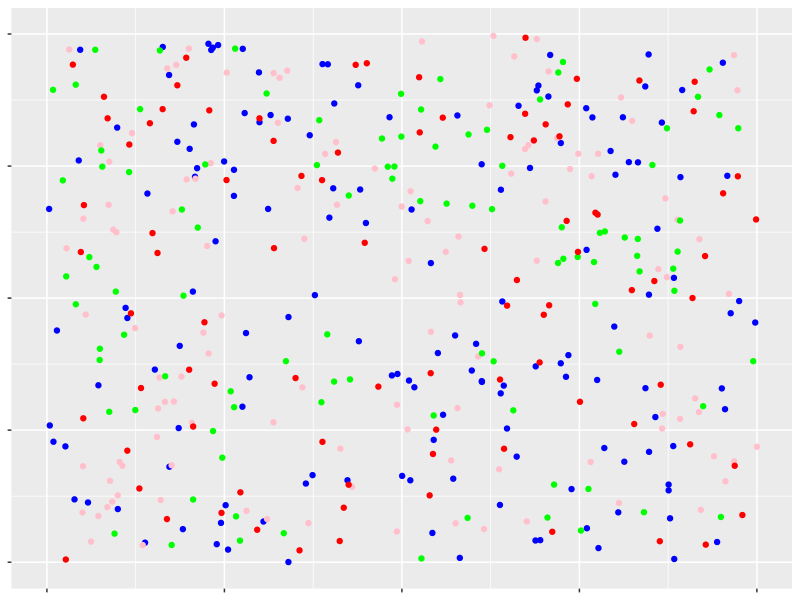
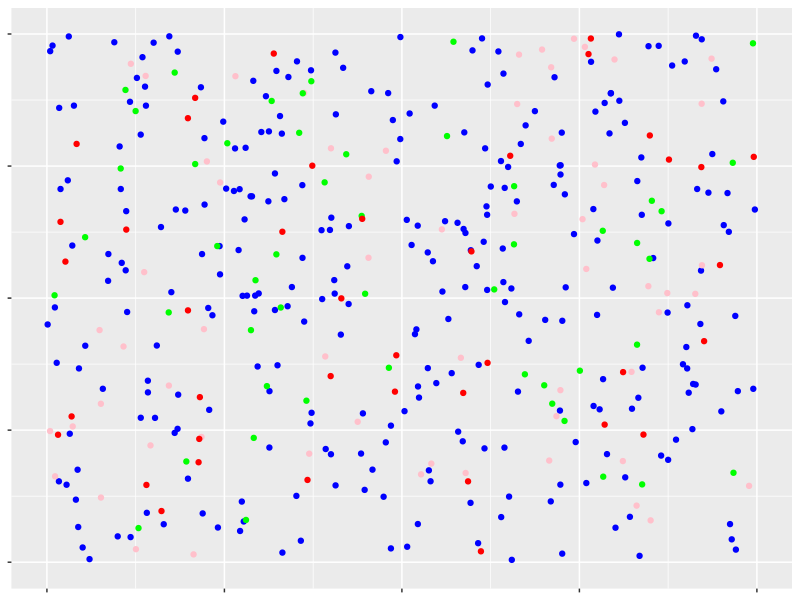
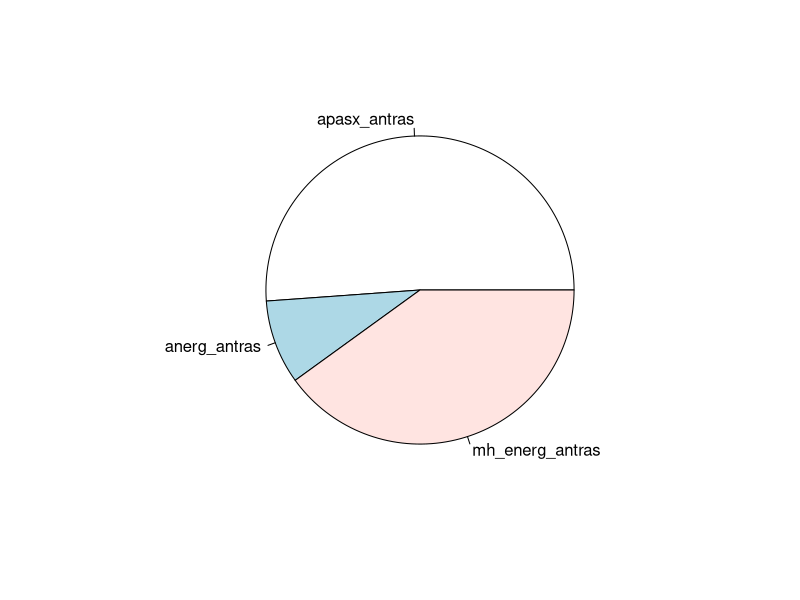
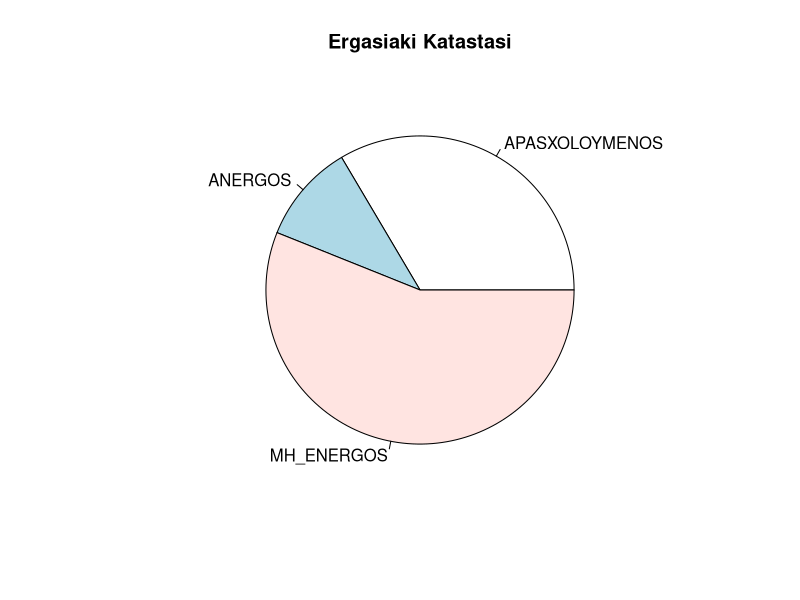
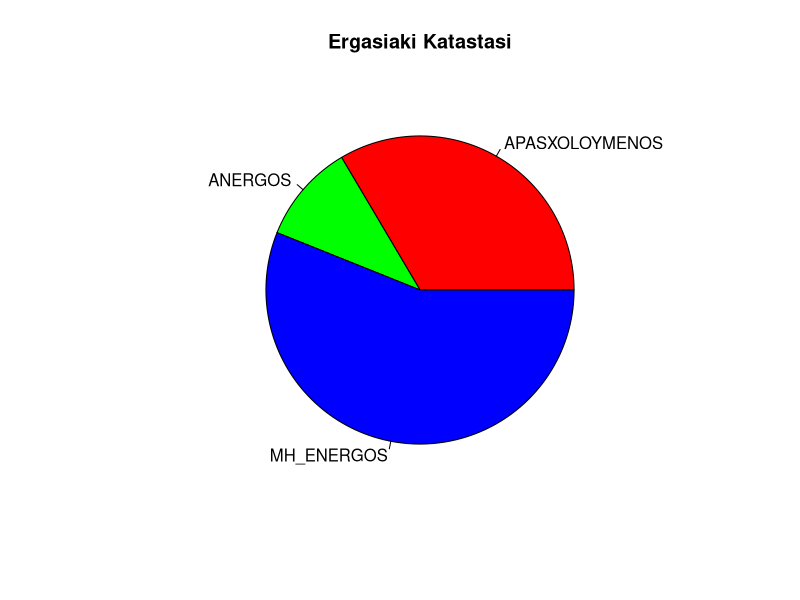
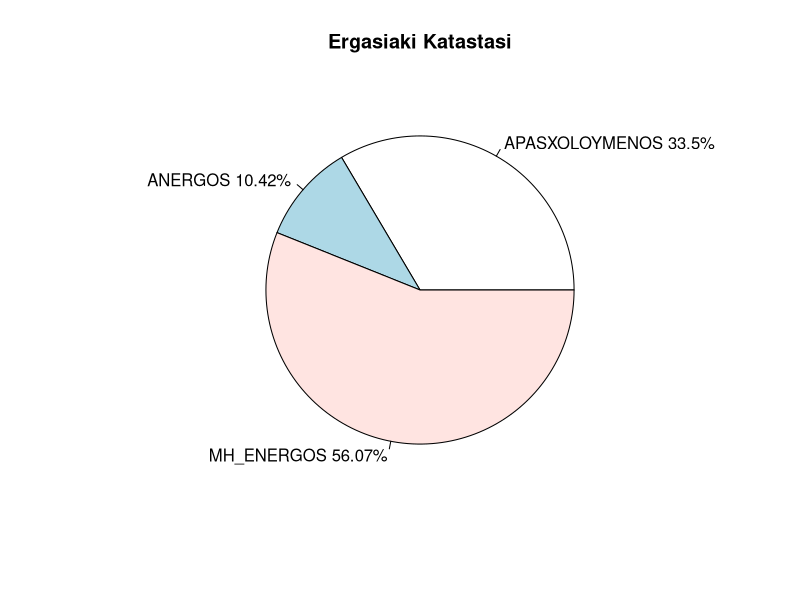
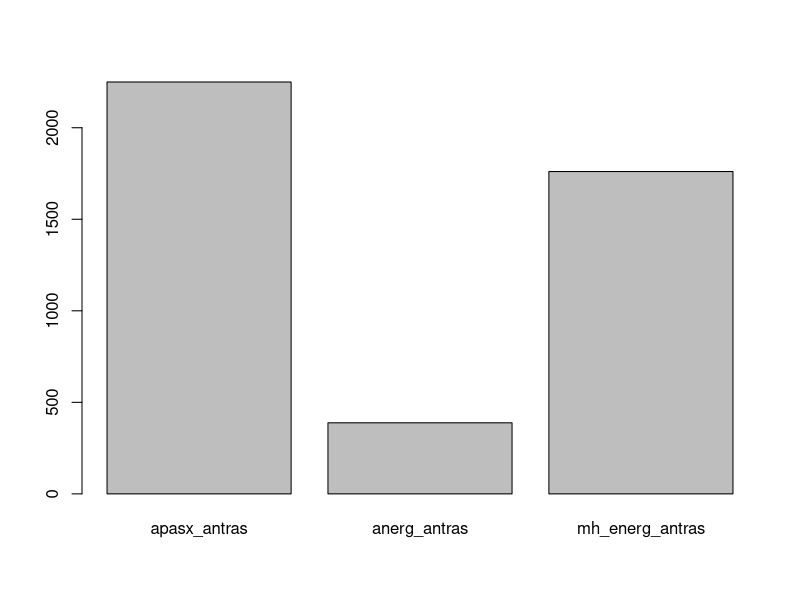
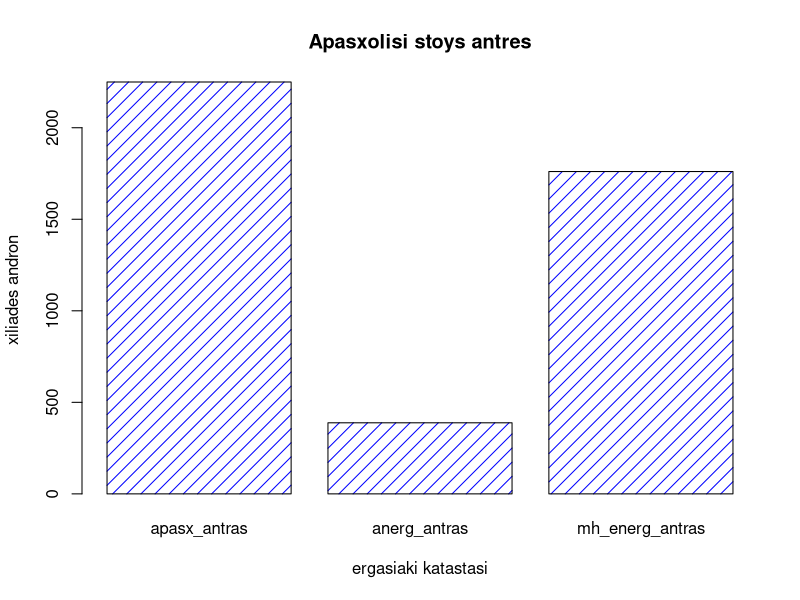

Recreate these plots in R, in order.
## ---- chunk 1
knitr::opts_chunk$set(echo = TRUE)
library(kableExtra)
## ---- chunk 2
rm(list = ls())
## ---- chunk 3
if(!require(readxl)){
    install.packages("readxl")
    library(readxl)
}
bathmoi <- readxl::read_excel("bathmoi.xlsx")
knitr::kable(bathmoi) %>%
  kable_styling("striped", full_width = F) %>%
  scroll_box(width = "100%", height = "200px")
## ---- chunk 4
bathmoi_synolo <- c(bathmoi$BATHMOS...2,
                    bathmoi$BATHMOS...4,
                    bathmoi$BATHMOS...6,
                    bathmoi$BATHMOS...8,
                    bathmoi$BATHMOS...10,
                    bathmoi$BATHMOS...12)
## ---- chunk 5
length(bathmoi_synolo)
## ---- chunk 6
bathmoi_synolo <- na.omit(bathmoi_synolo)
## ---- chunk 7
length(bathmoi_synolo)
## ---- chunk 8
ApolSyxnBathm <- table(bathmoi_synolo)
ApolSyxnBathm
## ---- chunk 9
SxetSyxnBathm <- prop.table(ApolSyxnBathm)
SxetSyxnBathm
## ---- chunk 10
arista <- table(bathmoi_synolo>=8.5)
arista
## ---- chunk 11
LianKalos <- table(bathmoi_synolo>=6.5 & bathmoi_synolo<8.5)
LianKalos
## ---- chunk 12
ASBdataframe <- as.data.frame.table(ApolSyxnBathm)
## ---- chunk 13
knitr::kable(ASBdataframe) %>%
  kable_styling("striped", full_width = F) %>%
  scroll_box(width = "max-content", height = "200px")
## ---- chunk 14
athrisma <- sum(ASBdataframe$Freq)
## ---- chunk 15
ASBdataframe$SxetSyxn <- (ASBdataframe$Freq)/athrisma
## ---- chunk 16
knitr::kable(ASBdataframe) %>%
  kable_styling("striped", full_width = F) %>%
  scroll_box(width = "max-content", height = "200px")
## ---- chunk 17
rm(list = ls())
## ---- chunk 18
if(!require(ggplot2)){
    install.packages("ggplot2")
    library(ggplot2)
}
num_blue <- 150
num_pink <- 120
num_green <- 100
num_red <- 90

# Δημιουργία τυχαίων θέσεων για κάθε χρώμα
blue_points <- data.frame(x = runif(num_blue), y = runif(num_blue))
pink_points <- data.frame(x = runif(num_pink), y = runif(num_pink))
green_points <- data.frame(x = runif(num_green), y = runif(num_green))
red_points <- data.frame(x = runif(num_red), y = runif(num_red))

# Δημιουργία του γραφήματος
plot1 <- ggplot() +
  geom_point(data = blue_points, aes(x, y), color = "blue") +
  geom_point(data = pink_points, aes(x, y), color = "pink") +
  geom_point(data = green_points, aes(x, y), color = "green") +
  geom_point(data = red_points, aes(x, y), color = "red") +
  xlim(0, 1) + ylim(0, 1) +  # Ορισμός των ορίων της ορθογώνιας περιοχής
  theme(axis.text.x = element_blank(), axis.text.y = element_blank(),  # Αφαίρεση των αριθμών των άξονων
        axis.title.x = element_blank(), axis.title.y = element_blank())  # Αφαίρεση των ενδείξεων x και y

plot1
## ---- chunk 19
if(!require(ggplot2)){
    install.packages("ggplot2")
    library(ggplot2)
}
num_blue <- 290
num_pink <- 60
num_green <- 50
num_red <- 40

# Δημιουργία τυχαίων θέσεων για κάθε χρώμα
blue_points <- data.frame(x = runif(num_blue), y = runif(num_blue))
pink_points <- data.frame(x = runif(num_pink), y = runif(num_pink))
green_points <- data.frame(x = runif(num_green), y = runif(num_green))
red_points <- data.frame(x = runif(num_red), y = runif(num_red))

# Δημιουργία του γραφήματος
plot1 <- ggplot() +
  geom_point(data = blue_points, aes(x, y), color = "blue") +
  geom_point(data = pink_points, aes(x, y), color = "pink") +
  geom_point(data = green_points, aes(x, y), color = "green") +
  geom_point(data = red_points, aes(x, y), color = "red") +
  xlim(0, 1) + ylim(0, 1) +  # Ορισμός των ορίων της ορθογώνιας περιοχής
  theme(axis.text.x = element_blank(), axis.text.y = element_blank(),  # Αφαίρεση των αριθμών των άξονων
        axis.title.x = element_blank(), axis.title.y = element_blank())  # Αφαίρεση των ενδείξεων x και y

plot1
## ---- chunk 20
if(!require(readxl)){
    install.packages("readxl")
    library(readxl)
}
ekloges9600 <- readxl::read_excel("ekloges9600.xlsx")
knitr::kable(ekloges9600) %>%
  kable_styling("striped", full_width = F) %>%
  scroll_box(width = "max-content", height = "200px")
## ---- chunk 21
shannon_diversity <- function(my_freq) {
  s <- sum(my_freq)
  temp <- my_freq/s
  sh <- -sum(temp*log2(temp))
  sh
}
## ---- chunk 22
etos1996 <- ekloges9600$etos == 1996
psifoi1996 <- ekloges9600[etos1996,"psifoi"]
etos2000 <- ekloges9600$etos == 2000
psifoi2000 <- ekloges9600[etos2000,"psifoi"]
## ---- chunk 23
shannon_diversity(psifoi1996)
shannon_diversity(psifoi2000)
## ---- chunk 24
shannon_diversity_max <- function(my_freq) {
  sh <- log2(length(my_freq))
  sh
}
## ---- chunk 25
shannon_diversity_max(psifoi1996)
shannon_diversity_max(psifoi2000)
## ---- chunk 26
psifoi1996L <- unlist(psifoi1996)
psifoi2000L <- unlist(psifoi2000)
## ---- chunk 27
shannon_diversity_max(psifoi1996L)
shannon_diversity_max(psifoi2000L)
## ---- chunk 28
length(psifoi1996L)
length(psifoi2000L)
## ---- chunk 29
shannon_equitability <- function(my_freq) {
  s <- sum(my_freq)
  temp <- my_freq/s
  shd <- -sum(temp*log2(temp))
  shm <- log2(length(my_freq))
  sh <- shd/shm
  sh
}
## ---- chunk 30
shannon_equitability(psifoi1996L)
shannon_equitability(psifoi2000L)
## ---- chunk 31
rm(list = ls())
## ---- chunk 32
posa <- c(2249.7, 388.3, 1760.6)
etiketes <- c("apasx_antras", "anerg_antras", "mh_energ_antras")
## ---- chunk 33
pie(posa, labels = etiketes)
## ---- chunk 34
filo <- c("gynaika", "andras")
apasx <- c(1584, 2249.7)
anerg <- c(492.8, 388.3)
mh_energ <- c(2650.9, 1760.6)
## ---- chunk 35
Apasxolisi <- data.frame(FYLO=filo, APASXOLOYMENOS=apasx, ANERGOS=anerg, MH_ENERGOS=mh_energ)
Apasxolisi
## ---- chunk 36
Apasxolisimetr <- Apasxolisi[1 , c(2:4)]
## ---- chunk 37
apasxG <-   unlist(Apasxolisimetr)
## ---- chunk 38
	katastasi <- colnames(Apasxolisimetr)
## ---- chunk 39
pie(apasxG, labels = katastasi, main = "Ergasiaki Katastasi")
## ---- chunk 40
pie(apasxG, labels = katastasi, main = "Ergasiaki Katastasi", col = rainbow(3))
## ---- chunk 41
apasxGp <- round(apasxG/sum(apasxG)*100, digits = 2)
## ---- chunk 42
katast_pososta <- paste(katastasi, apasxGp, sep = " ")
katast_pososta <- paste(katast_pososta, "%", sep = "")
## ---- chunk 43
pie(apasxG,labels = katast_pososta,main = "Ergasiaki Katastasi")
## ---- chunk 44
rm(list = ls())
posa <- c(2249.7, 388.3, 1760.6)
etiketes <- c("apasx_antras", "anerg_antras", "mh_energ_antras")
## ---- chunk 45
barplot(posa, names.arg = etiketes)
## ---- chunk 46
barplot(posa,
        names.arg = etiketes,
        main = "Apasxolisi stoys antres",
        xlab = "ergasiaki katastasi",
        ylab = "xiliades andron",
        col = "blue",
        density = 10)
## ---- chunk 47
barplot(posa,
        names.arg = etiketes,
        main = "Apasxolisi stoys antres",
        xlab = "xiliades andron",
        ylab = "ergasiaki katastasi",
        col = "blue",
        horiz = TRUE)
## ---- chunk 48
if(!require(ggplot2)){
    install.packages("ggplot2")
    library(ggplot2)
}
## ---- chunk 49
filo <- c("gynaika", "andras")
apasx <- c(1584, 2249.7)
anerg <- c(492.8, 388.3)
mh_energ <- c(2650.9, 1760.6)
Apasxolisi <- data.frame(FYLO=filo, APASXOLOYMENOS=apasx, ANERGOS=anerg, MH_ENERGOS=mh_energ)
## ---- chunk 50
AnergFylo <- ggplot(data=Apasxolisi, aes(x=FYLO, y=ANERGOS))
AnergFylo + geom_bar(stat="identity")
## ---- chunk 51
Apasxolisi
## ---- chunk 52
katastasi <- colnames(Apasxolisi)
katastasi <- katastasi[-1]
apasxG <- as.numeric(as.vector(Apasxolisi[1,c(2:4)]))
apasxA <- as.numeric(as.vector(Apasxolisi[2,c(2:4)]))
## ---- chunk 53
ApasxAntistr <- data.frame(KATASTASH=katastasi, GYNAIKES=apasxG, ANTRES=apasxA)
ApasxAntistr
## ---- chunk 54
GynApasx <- ggplot(data=ApasxAntistr, aes(x=KATASTASH, y=GYNAIKES))
GynApasx + geom_bar(stat="identity")
## ---- chunk 55
GynApasx + geom_bar(stat="identity") + coord_flip()
## ---- chunk 56
GynApasx + geom_bar(stat="identity", color="blue", fill="red")
## ---- chunk 57
GynApasxMultyCol1 <- ggplot(data=ApasxAntistr, aes(x=KATASTASH, y=GYNAIKES, color=KATASTASH))
GynApasxMultyCol1 + geom_bar(stat="identity", fill="white")
## ---- chunk 58
GynApasxMultyCol2 <- ggplot(data=ApasxAntistr, aes(x=KATASTASH, y=GYNAIKES, fill=KATASTASH))
GynApasxMultyCol2 + geom_bar(stat="identity")
## ---- chunk 59
GynApasx + geom_bar(stat="identity") + geom_text(aes(label=GYNAIKES), vjust=1.6, color="white", size=3.5)
## ---- chunk 60
if(!require(reshape)){
    install.packages("reshape")
    library(reshape)
}
if(!require(reshape2)){
    install.packages("reshape2")
    library(reshape2)
}
ApasxMakri <- melt(data = Apasxolisi, 
                       id.vars = c("FYLO"),
                       measure.vars = c("APASXOLOYMENOS","ANERGOS","MH_ENERGOS"),
                       variable.name = "KATASTASI",
                       value.name = "PLHTHOS")
## ---- chunk 61
EllFyla <- ggplot(data=ApasxMakri, aes(x=FYLO, y=PLHTHOS, fill=KATASTASI))
EllFyla + geom_bar(stat="identity")
## ---- chunk 62
EllApasx <- ggplot(data=ApasxMakri, aes(x=KATASTASI, y=PLHTHOS, fill=FYLO))
EllApasx + geom_bar(stat="identity")
## ---- chunk 63
EllFyla + geom_bar(stat="identity",position=position_dodge())
## ---- chunk 64
EllApasx + geom_bar(stat="identity",position=position_dodge())
## ---- chunk 65
EllFyla + 
  geom_bar(stat="identity",position=position_dodge()) +
  geom_text(aes(label=PLHTHOS), vjust=1.6, color="white", position = position_dodge(0.9), size=3.5)
## ---- chunk 66
EllApasx + 
  geom_bar(stat="identity",position=position_dodge()) +
  geom_text(aes(label=PLHTHOS), vjust=1.6, color="white", position = position_dodge(0.9), size=3.5)
## ---- chunk 67
rm(list = ls())
## ---- chunk 68
if(!require(readxl)){
    install.packages("readxl")
    library(readxl)
}
ydataParab <- readxl::read_excel("ydataParab.xlsx")
knitr::kable(ydataParab) %>%
  kable_styling("striped", full_width = F) %>%
  scroll_box(width = "max-content", height = "200px")
## ---- chunk 69
if(!require(readxl)){
    install.packages("readxl")
    library(readxl)
}
enaerParab <- readxl::read_excel("enaerParab.xlsx")
knitr::kable(enaerParab) %>%
  kable_styling("striped", full_width = F) %>%
  scroll_box(width = "100%", height = "200px")
## ---- chunk 70
# Από προηγούμενη φορά
EXY_19 <- ydataParab[ydataParab$ETOS==2019,c("MHNAS","PARAB_EXY")]
EEX_19 <- enaerParab[enaerParab$ETOS==2019,c("MHNAS","PARAB_EEX")]
EXY_19$EIDOS <- rep("EXY",12)
EEX_19$EIDOS <- rep("EEX",12)
names(EXY_19)[names(EXY_19) == "PARAB_EXY"] <- "PARABIASEIS"
names(EEX_19)[names(EEX_19) == "PARAB_EEX"] <- "PARABIASEIS"
if(!require(dplyr)){
    install.packages("dplyr")
    library(dplyr)
}
parabiaseis19 <- bind_rows(EXY_19, EEX_19)
## ---- chunk 71
knitr::kable(parabiaseis19) %>%
  kable_styling("striped", full_width = F) %>%
  scroll_box(width = "max-content", height = "200px")
## ---- chunk 72
parabiaseisRab <- ggplot(data=parabiaseis19, aes(x=MHNAS, y=PARABIASEIS, fill=EIDOS))
parabiaseisRab + geom_bar(stat="identity")
## ---- chunk 73
mines <- c("Ir","Fe","Mr","Ar","Ma","In","Il","Au","Se","Ok","No","De")
## ---- chunk 74
parabiaseisRab + geom_bar(stat="identity") + xlim(mines)
## ---- chunk 75
rm(list = ls())
## ---- chunk 76
LifeExpectancyBirth <- read.csv("LifeExpectancyBirth.csv")
knitr::kable(LifeExpectancyBirth) %>%
  kable_styling("striped", full_width = F) %>%
  scroll_box(width = "100%", height = "200px")
## ---- chunk 77
ProsdZois18 <- 
  LifeExpectancyBirth[LifeExpectancyBirth$TIME==2018 & LifeExpectancyBirth$SUBJECT!="TOT", c("LOCATION","SUBJECT","Value")]
## ---- chunk 78
knitr::kable(ProsdZois18) %>%
  kable_styling("striped", full_width = F) %>%
  scroll_box(width = "max-content", height = "200px")
## ---- chunk 79
P_Z <- ProsdZois18$Value
## ---- chunk 80
hist(P_Z)
## ---- chunk 81
hist(P_Z, col="red", xlab="Hlikia thanatou", main="Prosdokimo zois")
## ---- chunk 82
hist(P_Z,freq=FALSE)
## ---- chunk 83
hist(P_Z,breaks=20)
## ---- chunk 84
hist(P_Z,breaks=c(60,75,85,90))
## ---- chunk 85
plithos_klaseon <- function(n) {
  cl <- 1+3.3*log10(n)
  cl
}
## ---- chunk 86
l <- length(ProsdZois18$Value)
plithos_klaseon(l)
## ---- chunk 87
if(!require(lattice)){
    install.packages("lattice")
    library(lattice)
}
## ---- chunk 88
histogram(P_Z)
## ---- chunk 89
if(!require(ggplot2)){
    install.packages("ggplot2")
    library(ggplot2)
}
## ---- chunk 90
PZ_hist <- ggplot(ProsdZois18, aes(x=Value))
## ---- chunk 91
PZ_hist + geom_histogram()
## ---- chunk 92
PZ_hist + geom_histogram(aes(y = after_stat(density)))
## ---- chunk 93
PZ_hist +
  geom_histogram(aes(y = after_stat(density))) +
  geom_density(linewidth = 1, alpha = 0.6, fill = "green")
## ---- chunk 94
PZ_hist+geom_histogram(bins = 4)
## ---- chunk 95
PZ_hist + geom_histogram(color = "red", fill = "green")
## ---- chunk 96
PZ_hist + geom_histogram(aes(color = SUBJECT),  position = "identity")
## ---- chunk 97
PZ_hist + geom_histogram(aes(fill = SUBJECT), position = "identity", alpha = 0.2)
## ---- chunk 98
PZ_hist +
  geom_histogram(aes(y = after_stat(density), color = SUBJECT), position = "identity") +
  geom_density(aes(color = SUBJECT))
## ---- chunk 99
PZ_hist +
  geom_histogram(aes(y = stat(density), fill = SUBJECT), position = "identity",alpha = 0.6) +
  geom_density(aes(color = SUBJECT))
## ---- chunk 100
rm(list = ls())
## ---- chunk 101
if(!require(readxl)){
    install.packages("readxl")
    library(readxl)
}
GynPolit <- readxl::read_excel("GynPolit.xlsx")
knitr::kable(GynPolit) %>%
  kable_styling("striped", full_width = F) %>%
  scroll_box(width = "100%", height = "200px")
## ---- chunk 102
nomothetes <- aggregate(THESEIS ~ XORA, GynPolit, sum)
## ---- chunk 103
mean(nomothetes$THESEIS)
## ---- chunk 104
if(!require(ggplot2)){
    install.packages("ggplot2")
    library(ggplot2)
}
NTh_hist <- ggplot(nomothetes, aes(x=THESEIS))
NTh_hist + geom_histogram(bins = 25)
## ---- chunk 105
NTh_hist +
  geom_histogram(bins = 25) +
  geom_vline(aes(xintercept = mean(THESEIS)))
## ---- chunk 106
NTh_hist +
  geom_histogram(bins = 25) +
  geom_vline(aes(xintercept = mean(THESEIS)),linetype = "dashed", linewidth = 0.6)
## ---- chunk 107
mean(nomothetes$THESEIS, trim = 0.2)
## ---- chunk 108
median(nomothetes$THESEIS)
## ---- chunk 109
NTh_hist +
  geom_histogram(bins = 25) +
  geom_vline(aes(xintercept = median(THESEIS)))
## ---- chunk 110
quantile(nomothetes$THESEIS)
## ---- chunk 111
quantile(nomothetes$THESEIS, probs = c(0.1,0.75))
